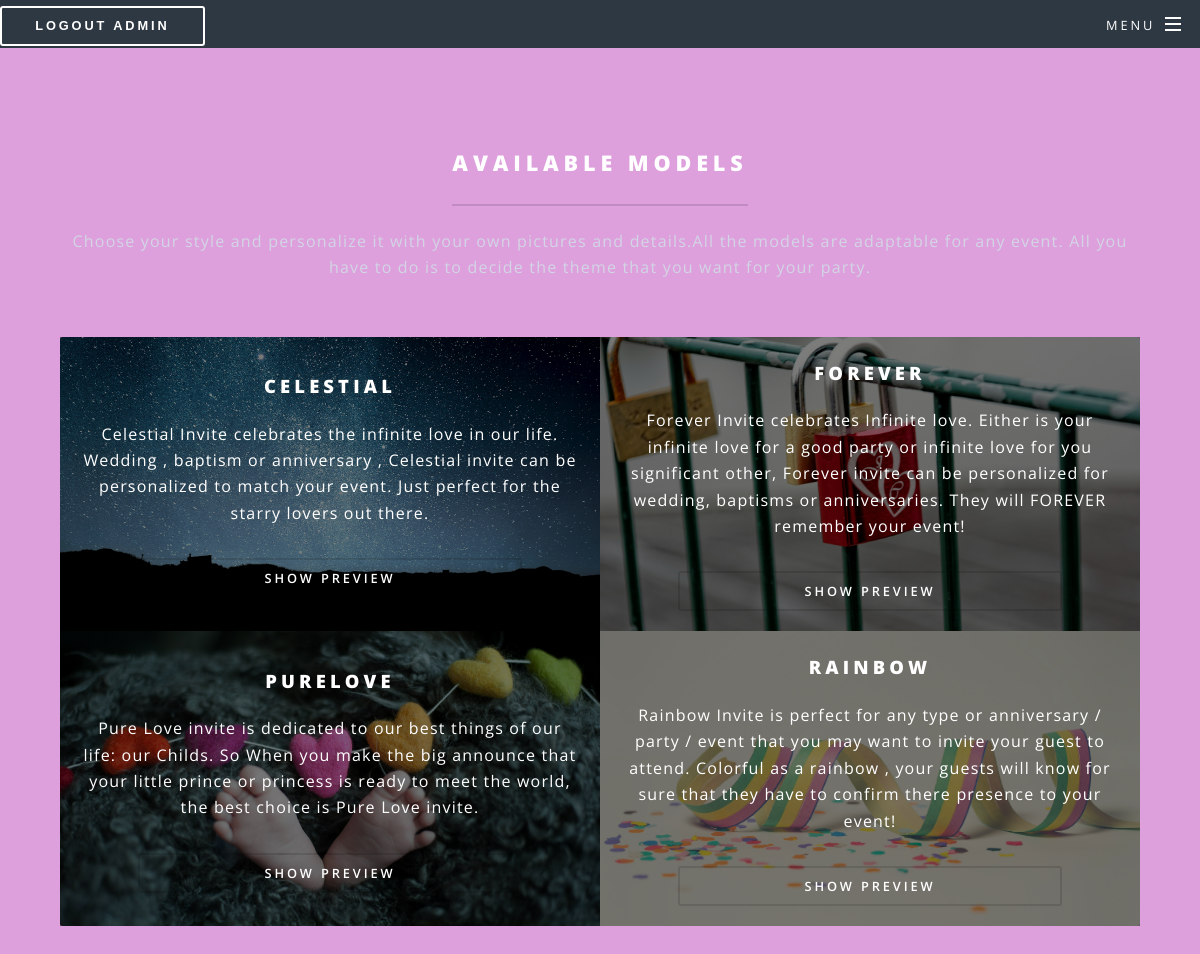
The app's page /models/ (signed in) with its own data.
### models/models.py (models this page shows, shortened)
class Model(models.Model):
    name = models.CharField(max_length=100)
    description = models.TextField()
    image = models.ImageField(upload_to='model_images/')

### models/views.py (the view)
# urls.py: path('', views.models_view, name='models'),
def models_view(request):
    models = Model.objects.all()
    if request.user.is_authenticated:
        template_name = 'models/models_dashboard.html'
    else:
        template_name = 'models/models.html'
    return render(request, template_name, {'models': models})

### templates/models/models_dashboard.html (shortened to what this page needs)
{% extends 'base_dashboard.html' %}
{% load static %}
{% block content %}
    <div id="page-wrapper">
        <section id="three" class="wrapper style3 special" style="background-color: plum">
            <div class="inner">
                <header class="major">
                    <h2>Available models</h2>
                    <p>Choose your style and personalize it with your own pictures and details.All the models are
                        adaptable for any event. All you have to do is to decide the theme that you want for your
                        party. </p>
                </header>
                <ul class="features">
                    {% for model in models %}
                        <li style="background-image: url('{{ model.image.url }}'); background-size: cover; background-position: center; position: relative; padding: 20px; color: white;">
                            <div style="background-color: rgba(0, 0, 0, 0.5); position: absolute; top: 0; right: 0; bottom: 0; left: 0;"></div>
                            <div class="content" style="position: relative; z-index: 1;display: flex; flex-direction: column; justify-content: center; align-items: center; text-align: center; height: 100%;">
                                <h3>{{ model.name }}</h3>
                                <p>{{ model.description }}</p>
                                <a href="{% url 'template1' model.id %}" class="button fit">Show preview</a>
                            </div>
                        </li>
                    {% endfor %}
                </ul>
            </div>
        </section>
    </div>
{% endblock %}

### templates/navbar_dashboard.html (shortened to what this page needs)
<header id="header" class="alt">
    <nav id="nav" >
        <ul>
            <li class="special">
                <a href="#menu" class="menuToggle"><span>Menu</span></a>
            </li>
        </ul>
    </nav>
    {% if user.is_authenticated %}
        <form method="post" action="{% url 'logout' %}">
            <button type="submit" class="btn btn-outline-danger">Logout {{ user.username }}</button>
        </form>
    {% endif %}
</header>

### records on screen
Model: image (picture), name "CELESTIAL", description "Celestial Invite celebrates the infinite love in our life. Wedding , baptism or anniversary , Celestial invite can be personalized to match your event. Just perfect for the starry lovers out there."
Model: image (picture), name "FOREVER", description "Forever Invite celebrates Infinite love. Either is your infinite love for a good party or infinite love for you significant other, Forever invite can be personalized for wedding, baptisms or anniversaries. They will FOREVER remember your event!"
Model: image (picture), name "PURELOVE", description "Pure Love invite is dedicated to our best things of our life: our Childs. So When you make the big announce that your little prince or princess is ready to meet the world, the best choice is Pure Love invite."
Model: image (picture), name "RAINBOW", description "Rainbow Invite is perfect for any type or anniversary / party / event that you may want to invite your guest to attend. Colorful as a rainbow , your guests will know for sure that they have to confirm there presence to your event!"

### other values on screen
{{ user.username }} "ADMIN"
